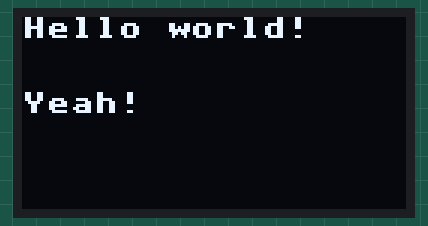
Bench run of a program on a simulated Raspberry Pi Pico running MicroPython. Parts: 128×64 one-colour display. Library files of the repository ran but are not shown: ssd1306.py.

Above: at 0.1 s.

The program:

main.py
```python
"""
DESCRIPTION:
This example code will uses: Robo Pico and Raspberry Pi Pico / Pico W
to display text on the OLED Display SSD1315 using MicroPython.

CONNECTION:
Robo Pico : OLED Display
Grove 1   - Oled Grove
GP0       - SDA
GP1       - SCL

AUTHOR  : Cytron Technologies Sdn Bhd
WEBSITE  : www.cytron.io
EMAIL    : support@cytron.io
"""
#Import necessary libraries
from machine import Pin, SoftI2C
import ssd1306
import framebuf
import time

# Define the i2c GPIOs on GP1 and GP0
#format: (board.SCL, board.SDA)
i2c = SoftI2C(scl=Pin(1), sda=Pin(0))


# Define the OLED display using the above pins
#format: (width, length, i2c pins)
oled = ssd1306.SSD1306_I2C(128, 64, i2c)

while True:
    #Clear the OLED display
    oled.fill(0)

    #Write the data: ('text', x , y, pixel colour)
    #Pixel colour: 0 = false, 1 = true
    oled.text('Hello world!', 0, 0, 1)
    oled.text('Yeah!', 0, 25, 1)

    #Show the written data
    oled.show()
    time.sleep(1)
```
